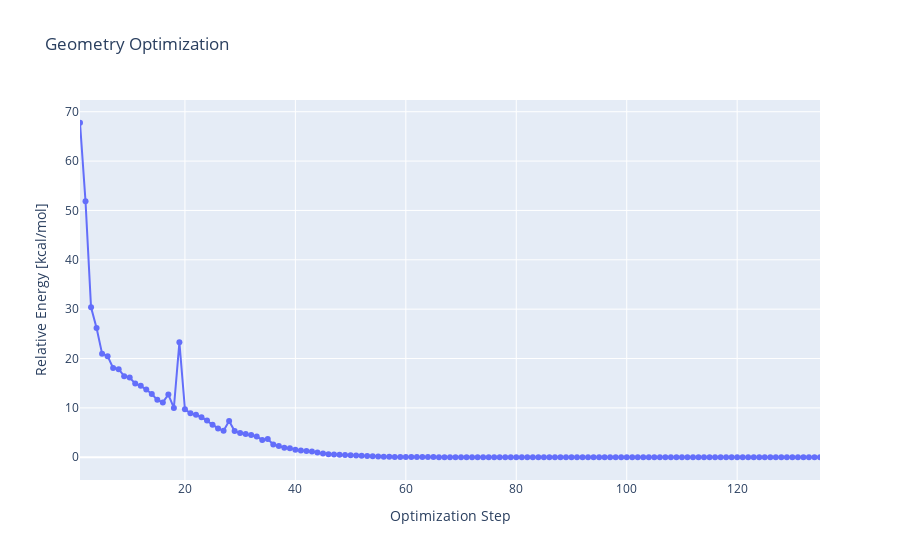

Notebook source saved alongside this figure:
### Code cell
opt_record.show_history()

### Figure 1 — Plotly figure (JSON) as saved in the notebook; plotly's stock layout.template omitted (floating-point values rounded to 4 significant figures; data arrays with more than 128 entries replaced by an {"elided": "..."} marker saying what was removed)
{"data": [{"mode": "lines+markers", "type": "scatter", "x": {"elided": "135 int values"}, "y": {"elided": "135 float values"}}], "layout": {"autosize": true, "title": {"text": "Geometry Optimization"}, "xaxis": {"range": [1, 135], "title": {"text": "Optimization Step"}, "type": "linear"}, "yaxis": {"autorange": true, "range": [-5.592, 73.36], "title": {"text": "Relative Energy [kcal/mol]"}, "type": "linear", "zeroline": true}}}
